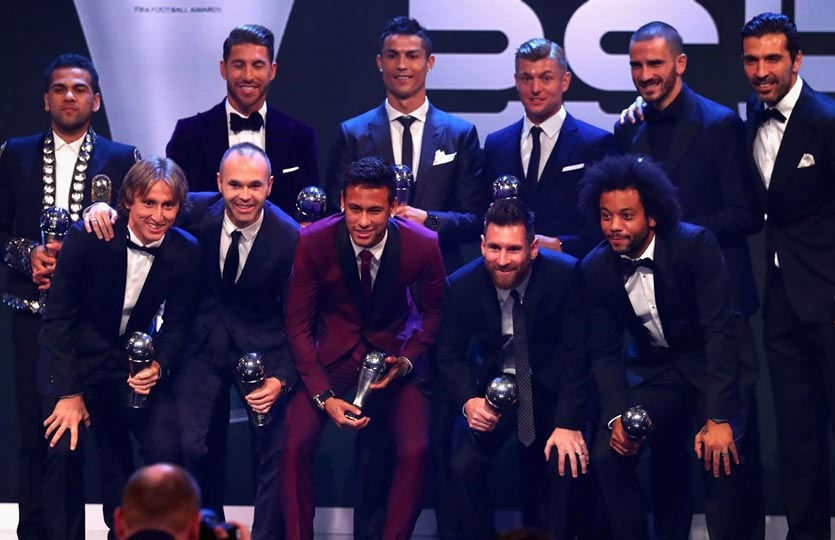
#> input picture UNIDAD 3 MODELOS DE CLASIFICACIÓN/Unidad III Redes Neuronales/RECONOCIMIENTO DE R0STROS/CR7.jpg, 835 x 540 px
$ jupyter execute Copia_de_Reconocimiento_ROSTROS_EN_IMAGEN.ipynb   (shell and % lines are left out)
#> lines starting #> are read from the running program, lines starting #| are printed output that depends on the picture; after the words box and inside, x2 and y2 are one past the last pixel; in counts of white or black regions, pixels touching at a corner belong together
[cell 1]
# Librerias
import cv2  # Importa la biblioteca OpenCV para procesamiento de imágenes y visión por computadora
from google.colab import files  # Importa la función 'files' de la biblioteca de Google Colab para cargar archivos
from IPython.display import Image, display  # Importa las clases 'Image' y 'display' de IPython.display para mostrar imágenes en el entorno de IPython

[cell 2]
# Paso 1: Subir una imagen desde el sistema local (en Google Colab)
uploaded = files.upload()
#> the answer given: CR7.jpg
image_path = list(uploaded.keys())[0]  # Obtener la ruta de la imagen subida

[cell 3]
# Paso 2: Leer la imagen usando OpenCV
image = cv2.imread(image_path)
#> image is the input picture: shape (540, 835, 3); mean B, G, R 75.8, 43.5, 54.7

[cell 4]
# Paso 3: Convertir la imagen a escala de grises (para la detección de caras)
gray_image = cv2.cvtColor(image, cv2.COLOR_BGR2GRAY)
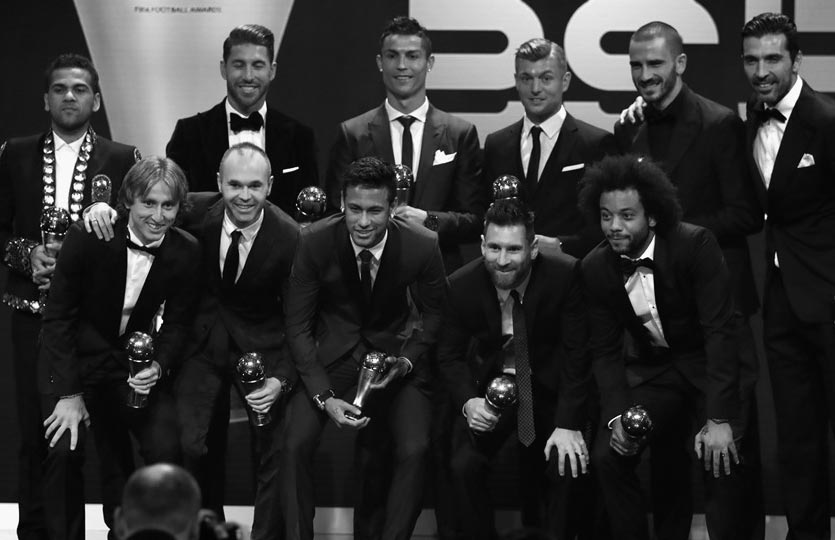
#> gray_image: shape (540, 835); min 1, max 255, mean 50.6

[cell 5]
# Paso 4: Descargar el archivo XML del clasificador Haar para detección de caras

[cell 6]
# Paso 5: Crear un clasificador de cascada de Haar para la detección de caras
face_cascade = cv2.CascadeClassifier('haarcascade_frontalface_default.xml')

[cell 7]
# Paso 6: Detectar caras en la imagen
# scaleFactor: factor de escala para la imagen reducida
# minNeighbors: número mínimo de vecinos requeridos para cada rectángulo candidato
# minSize: tamaño mínimo de la ventana de detección
faces = face_cascade.detectMultiScale(gray_image, scaleFactor=1.1, minNeighbors=5, minSize=(30, 30))
#> faces = [[373, 33, 59, 59], [219, 42, 59, 59], [509, 57, 54, 54], [41, 67, 57, 57], [128, 182, 59, 59], [587, 191, 61, 61], [475, 227, 57, 57], [732, 36, 63, 63], [621, 45, 53, 53], [215, 162, 60, 60], [335, 186, 61, 61]]

[cell 8]
# Paso 7: Dibujar rectángulos alrededor de las caras detectadas en la imagen original
for (x, y, w, h) in faces:
    cv2.rectangle(image, (x, y), (x+w, y+h), (255, 0, 0), 2)
#> this loop made 11 passes
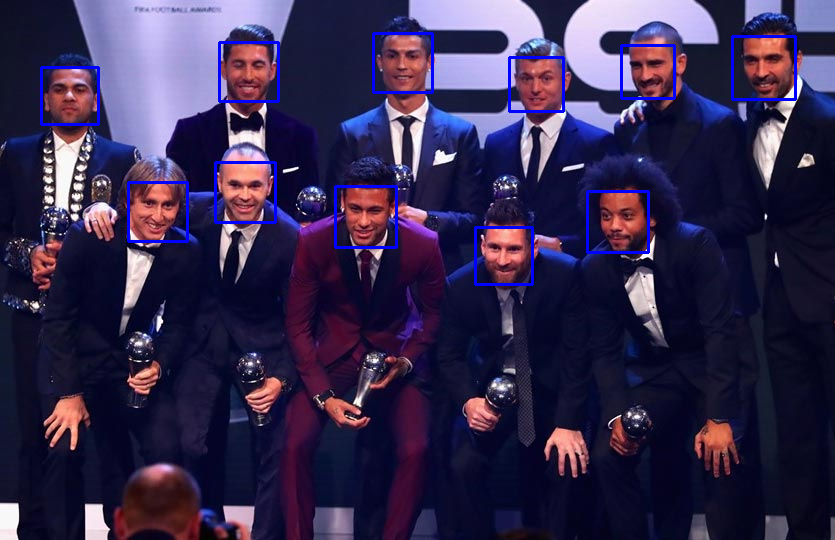
#> image: shape (540, 835, 3); 1.7% of pixels changed, all inside (x1, y1, x2, y2) = (40, 32, 797, 286)

[cell 9]
# Paso 8: Guardar la imagen con los rectángulos dibujados
cv2.imwrite('faces_detected.jpg', image)
#> Out = True

[cell 10]
# Paso 9: Mostrar la imagen con los rectángulos dibujados
display(Image('faces_detected.jpg'))

[cell 11]
# Paso 10: Imprimir el número de caras detectadas
print(f'Se detectaron {len(faces)} cara(s) en la imagen.')
#| Se detectaron 11 cara(s) en la imagen.
